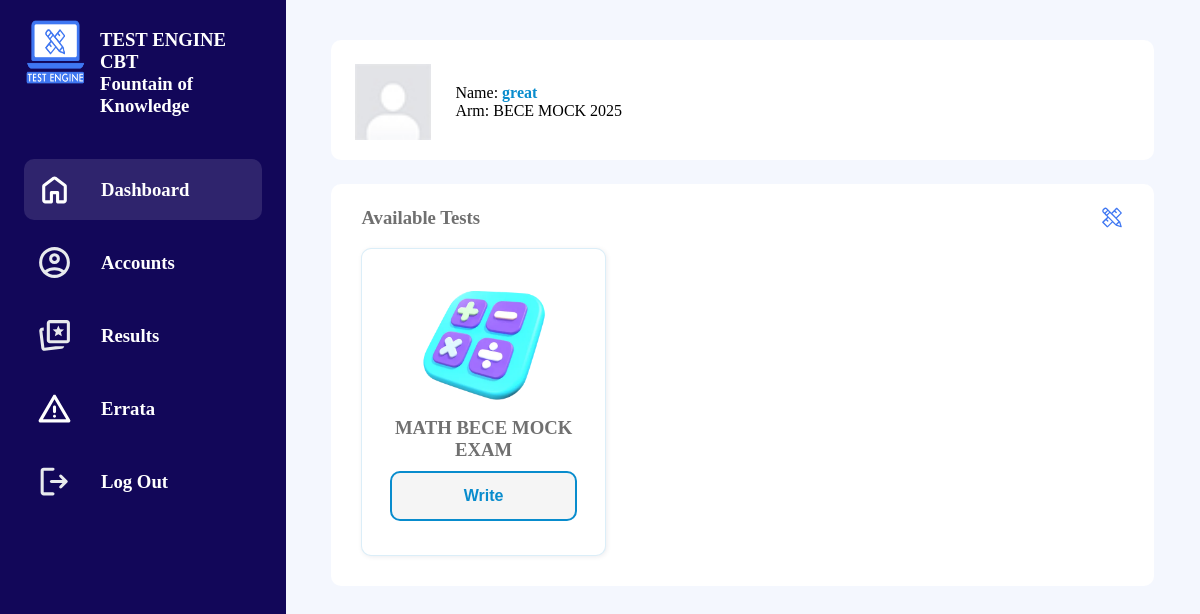
/student_dashboard/ (signed in), run on the app's committed database.
### administration/models.py (models this page shows, shortened)
class AppInfo (models.Model):
    logo = models.ImageField(upload_to="webcms", blank=True, null=True)
    email = models.CharField(max_length=33)
    name = models.CharField(max_length=33)
    phone = models.CharField(max_length=11, blank=True, null=True)
    address = models.CharField(max_length=100, blank=True, null=True)
    phrase = models.CharField(max_length=500)

### authenticator/models.py (models this page shows, shortened)
class Profile(models.Model):
    user = models.OneToOneField(
        settings.AUTH_USER_MODEL,
        on_delete=models.CASCADE
    )
    photo = models.ImageField(
        upload_to='passport',
        blank=True,
    )
    class_arm = models.ForeignKey(
        ClassArm,
        on_delete=models.CASCADE,
        blank=True,
        null=True
    )
    phone_number = models.CharField(max_length=11, blank=True, null=True)
    date_of_birth = models.DateField(blank=True, null=True)

class ClassArm(models.Model):
    name = models.CharField(max_length=33)
    class_form = models.ForeignKey(
        Form,
        on_delete=models.CASCADE,
        blank=True,
        null=True
    )
    def __str__(self):
        return self.name

### tester/models.py (models this page shows, shortened)
class Test(models.Model):
    title = models.CharField(max_length=33)
    description = models.CharField(max_length=200)
    image = models.ImageField(upload_to='course/')
    is_active = models.BooleanField(default=False)
    form = models.ForeignKey(Form, on_delete=models.CASCADE)
    mark = models.IntegerField(default=1)
    duration = models.IntegerField(default=30)
    created = models.DateTimeField(auto_now_add=True, blank=True, null=True)

### authenticator/views.py (the view)
# urls.py: path('student_dashboard/', views.student_dashboard, name="student_dashboard"),
@login_required
def student_dashboard(request):
    user_form = UserEditForm(instance=request.user)
    profile_form = ProfileEditForm(instance=request.user.profile)
    student_form = request.user.profile.class_arm.class_form
    tests = Test.objects.all().filter(form=student_form)
    results = TestResult.objects.all().filter(user_key=request.user)
    context = {
        'user_form': user_form,
        'profile_form': profile_form,
        "tests": tests,
        "results": results
    }
    return render(request, "authenticator/student_dashboard.html", context)

### administration/context_processors.py (called while the page is built)
def app_information(request):
    app_info = AppInfo.objects.first()
    return {
        'app_info': app_info
    }

### authenticator/templates/authenticator/student_dashboard.html (shortened to what this page needs)
{% load static %}
<!DOCTYPE html>
<html lang="en">
<head>
    <link type="text/css" href="{% static 'style/student-dashboard.css' %}" rel="stylesheet" />
    <link type="text/css" href="{% static 'style/auth.css' %}" rel="stylesheet" />
    <link type="text/css" href="{% static 'style/generator.css' %}" rel="stylesheet"/>
</head>
<body>
    <div class="main-container">
        <div class="sidebar-item">
            <div class="app-id">
                <div class="logo-box">
                    <img src="{{ app_info.logo.url }}" />
                </div>
                <div class="app-details">
                    <h3>{{ app_info.name }} CBT<br/>{{ app_info.phrase }}</h3>
                </div>
            </div>
            <div class="dashboard-tab-container">
                <div class="dashboard-tab" onclick="tabToggle('home', this)" id="defaultOpen">
                    <div class="icn-box">
                        <img src="{% static 'img/icns/home.svg' %}"  />
                    </div>
                    <h3>Dashboard</h3>
                </div>
                <div class="dashboard-tab" onclick="tabToggle('accounts', this)" >
                    <div class="icn-box">
                        <img src="{% static 'img/icns/account.svg' %}"  />
                    </div>
                    <h3>Accounts</h3>
                </div>
                <div class="dashboard-tab" onclick="tabToggle('about', this)">
                    <div class="icn-box">
                        <img src="{% static 'img/icns/cards_star.svg' %}" />
                    </div>
                    <h3>Results</h3>
                </div>
                <div class="dashboard-tab" onclick="tabToggle('projects', this)">
                    <div class="icn-box">
                        <img src="{% static 'img/warn.svg' %}" />
                    </div>
                    <h3>Errata</h3>
                </div>
                <a href="{% url 'authenticator:logout' %}">
                    <div class="dashboard-tab">
                        <div class="icn-box">
                            <img src="{% static 'img/logout.svg' %}" />
                        </div>
                        <h3>Log Out</h3>
                    </div>
                </a>
            </div>
        </div>
        <div class="main-item">
            <div class="main-item-wrap">
                <div id="home" class="tabcontent">
                    <div class="status-container">
                        <div class="status-tab">
                            <div class="student-bio">
                                <div class="student-passport">
                                    {% if request.user.profile.photo %}
                                        <img src="{{ request.user.profile.photo.url }}" />
                                    {% else %}
                                        <img src="{% static 'img/user.jpg' %}" />
                                    {% endif %}
                                </div>
                                <div class="student-details">
                                    <p>
                                        Name: <strong style="color:#088ccd;">{{ request.user.username }} </strong> <br/>
                                        Arm: {{ request.user.profile.class_arm }}
                                    </p>
                                </div>
                            </div>
                        </div>
                    </div>
                    <div class="logs-container" >
                        <div class="logs-container-header">
                            <h3>Available Tests</h3>
                            <div class="icn-box small">
                                <img src="{% static 'img/icns/test.svg' %}" />
                            </div>
                        </div>
                        <div class="test-container">
                            {% for test in tests %}
                            <div class="test-card">
                                <center>
                                    <img src="{{ test.image.url }}" />
                                    <h3>{{ test.title }}</h3>
                                    <a href="{% url 'tester:test_questions' test.id %}"><button class="sec-btn" >Write</button></a>
                                </center>
                            </div>
                            {% empty %}
                                <h3 style="color: red;">No Available Tests </h3>
                            {% endfor %}
                        </div>
                    </div>
                </div>
            </div>
        </div>
    </div>
</body>
</html>

### static/style/student-dashboard.css (style rules this page uses)
html, body { margin: 0; padding: 0; }
:root { --bgcolor: #f4f7fe; --darktheme: #120759; --rad: 10px; }
img { width: 100%; height: 100%; }
a { color: white; text-decoration: none; }
.main-container { height: 100%; background-color: var(--darktheme); }
.sidebar-item { width: 100%; height: 150px; background-color: var(--darktheme); color: white; padding-inline: 24px; padding-top: 10px; box-sizing: border-box; overflow: hidden; }
.app-id { display: flex; clear: both; }
.logo-box { width: 80px; height: 80px; }
.app-details { margin-inline: 12px; }
.dashboard-tab-container { margin-block: 24px; }
.dashboard-tab { display: flex; align-items: center; cursor: pointer; padding: 12px; margin-block: 12px; border-radius: var(--rad); }
.icn-box { width: 37px; height: 37px; }
.small { width: 24px; }
.dashboard-tab h3 { margin-block: 0px; margin-inline: 28px; }
.main-item { margin-block: 24px; background-color: var(--bgcolor); }
.main-item-wrap { width: 90%; margin: auto; }
.status-container { width: 100%; }
.status-tab { height: 120px; background-color: white; border-radius: var(--rad); padding: 24px; box-sizing: border-box; }
.student-bio { display: flex; align-items: center; }
.student-passport { width: 76px; height: 76px; margin-right: 24px; }
.student-details { width: 80%; display: flex; justify-content: space-between; }
.student-details p { margin: 0; }
.test-container { display: grid; }
.test-card { border: 1px solid #088bcd25; background-color: white; border-radius: var(--rad); padding: 24px; box-shadow: 1px 1px 5px rgba(1, 1, 56, 0.077); box-sizing: content-box; margin-bottom: 15px; }
@media screen and (min-width:760px) { .test-container { grid-template-columns: 1fr 1fr 1fr; column-gap: 15px; row-gap: 15px; } }
@media screen and (min-width:760px) { .test-card { margin-bottom: 0; } }
.test-card img { width: 140px; }
.logs-container { width: 100%; background-color: white; margin-top: 24px; padding: 15px 30px 30px 30px; box-sizing: border-box; border-radius: var(--rad); }
.logs-container-header { display: flex; justify-content: space-between; align-items: center; margin-bottom: 12px; }
.logs-container h3 { color: #707070; margin: 0; }
@media screen and (min-width:960px) { .main-container { display: flex; justify-content: space-between; } }
@media screen and (min-width:960px) { .sidebar-item { width: 30%; height: 100dvh; margin-bottom: 12px; } }
@media screen and (min-width:960px) { .status-container { display: flex; justify-content: space-between; } }
@media screen and (min-width:960px) { .main-item { width: 100%; margin: 0; } }
@media screen and (min-width:960px) { .main-item-wrap { margin-block: 40px; } }
@media screen and (min-width:960px) { .status-tab { width: 100%; } }
.tabcontent { display: none; }

### static/style/auth.css (style rules this page uses)
:root { --grey: whitesmoke; --gtc: #b38c6f; --adptblue: #3f77f2; --rad: 10px; --red: red; --darkairforceblue : #041d55; --btn-border-rad : 10px; --container-rad : 30px; }
button { width: 96%; height: 50px; background-color: var(--airforceblue); color: white; margin: auto; margin: 10px 0; border: none; font-size: 1rem; font-weight: bold; cursor: pointer; border-radius: var(--btn-border-rad); box-sizing: border-box; transition: all ease 200ms; }
.sec-btn { color: #088ccd; background-color: var(--grey); border: 2px solid #088ccd; }

### data on the page
AppInfo: logo (picture), name "TEST ENGINE", phrase "Fountain of Knowledge"
Test: image (picture), title "MATH BECE MOCK EXAM"

### other printed values
{{ request.user.username }} "great"
{{ request.user.profile.class_arm }} "BECE MOCK 2025"
